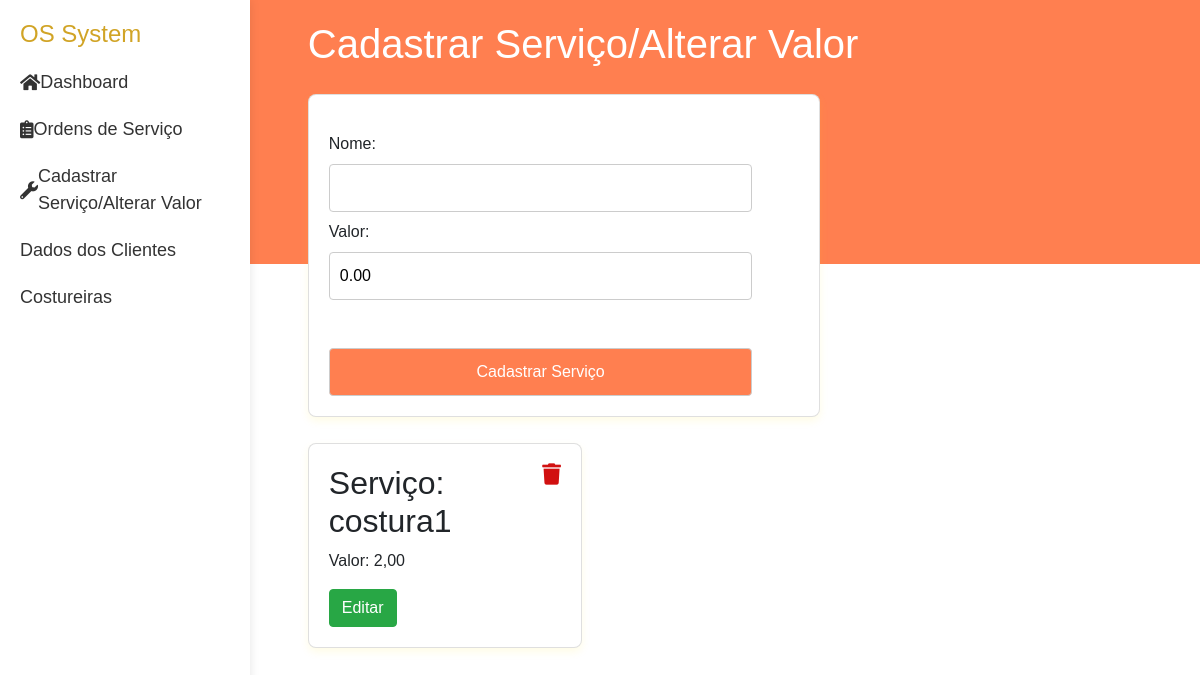
Before: /servicos/ with the older database file.
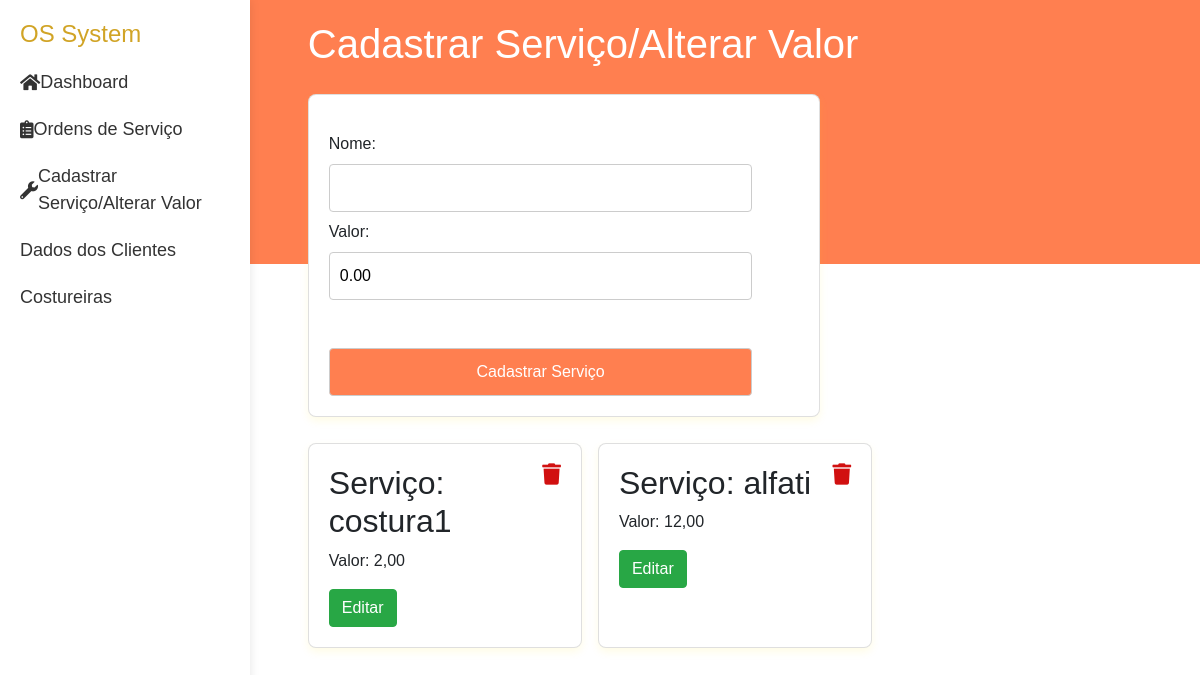
After: the same page with the newer database file.
### servicos/models.py (models this page shows, shortened)
class servicos(models.Model):
    nome = models.CharField(max_length=50)
    valor = models.DecimalField(max_digits=10, decimal_places=2)

### servicos/views.py (the view)
# urls.py: path('', views.services, name='servicos'),
def services(request):
    servicos = models.servicos.objects.all()
    if request.method == 'POST':
        form = forms.new_service(request.POST)
        if form.is_valid():
            form.save()
            messages.success(request, "Serviço Cadastrado !!!")
            return redirect('servicos:servicos')
    else:
        form = forms.new_service()
    return render(request, 'servicos/services.html', {'form': form, 'servicos':servicos})

### servicos/forms.py
class new_service(forms.ModelForm):
    class Meta:
        model = models.servicos
        fields = ['nome','valor']
        widgets = {
                'valor':forms.NumberInput(attrs={'min':'0', 'value': '0.00'}),
            }

### servicos/templates/servicos/services.html (shortened to what this page needs)
{% extends "layout.html" %}
{% load static %}
{% block css %}
    <link rel="stylesheet" href="{% static "css/servicos.css" %}">
{% endblock css %}
{% block content %}
    <h1>Cadastrar Serviço/Alterar Valor</h1>
    <div class="card pluss" >
        <form class='c1' method="post">
            {{form}}
            <button type="submit">Cadastrar Serviço</button>
        </form>
    </div>
    <div class="card-list">
        {% for service in servicos %}
            <div class="card">
                <h2>Serviço: {{ service.nome }}</h2>
                <p>Valor: {{ service.valor }}</p>
                <div class='btn-card'>
                    <div><a class="btn btn-success" href="{% url "servicos:alterar" service.id %}">Editar</a></div>
                    <div>
                        <a class="top-dir" href="{% url "servicos:deletar" service.id %}">
                            <i class="fa fa-light fa-trash fa-lg" style="color: #d11010;"></i>
                        </a>
                    </div>
                </div>
            </div>
        {% endfor %}
    </div>
{% endblock %}

Changed rows visible on the page:
added servicos: nome "alfati", valor "12,00"
